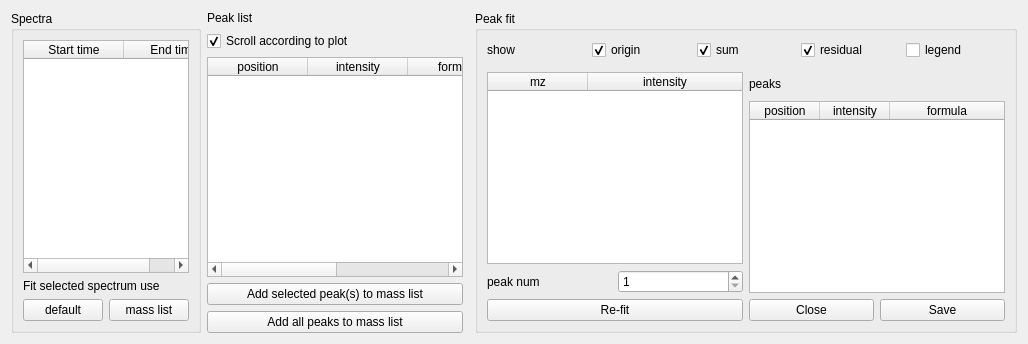
         <widget class="QWidget" name="spectra2Tab">
          <attribute name="title">
           <string>Spectra&amp;Peak  fit</string>
          </attribute>
          <layout class="QHBoxLayout" name="horizontalLayout_6">
           <item>
            <layout class="QVBoxLayout" name="verticalLayout_12">
             <item>
              <widget class="QGroupBox" name="groupBox">
               <property name="minimumSize">
                <size>
                 <width>150</width>
                 <height>0</height>
                </size>
               </property>
               <property name="title">
                <string>Spectra</string>
               </property>
               <layout class="QVBoxLayout" name="verticalLayout_16">
                <item>
                 <widget class="QTableWidget" name="spectra2TableWidget">
                  <property name="sizePolicy">
                   <sizepolicy hsizetype="Maximum" vsizetype="Expanding">
                    <horstretch>0</horstretch>
                    <verstretch>0</verstretch>
                   </sizepolicy>
                  </property>
                  <property name="maximumSize">
                   <size>
                    <width>16777215</width>
                    <height>16777215</height>
                   </size>
                  </property>
                  <property name="editTriggers">
                   <set>QAbstractItemView::NoEditTriggers</set>
                  </property>
                  <property name="verticalScrollMode">
                   <enum>QAbstractItemView::ScrollPerPixel</enum>
                  </property>
                  <property name="horizontalScrollMode">
                   <enum>QAbstractItemView::ScrollPerPixel</enum>
                  </property>
                  <attribute name="horizontalHeaderStretchLastSection">
                   <bool>true</bool>
                  </attribute>
                  <column>
                   <property name="text">
                    <string>Start time</string>
                   </property>
                  </column>
                  <column>
                   <property name="text">
                    <string>End time</string>
                   </property>
                  </column>
                 </widget>
                </item>
                <item>
                 <widget class="QLabel" name="label_20">
                  <property name="text">
                   <string>Fit selected spectrum use</string>
                  </property>
                 </widget>
                </item>
                <item>
                 <layout class="QHBoxLayout" name="horizontalLayout_14">
                  <item>
                   <widget class="QPushButton" name="spectra2FitDefaultPushButton">
                    <property name="sizePolicy">
                     <sizepolicy hsizetype="Maximum" vsizetype="Fixed">
                      <horstretch>0</horstretch>
                      <verstretch>0</verstretch>
                     </sizepolicy>
                    </property>
                    <property name="text">
                     <string>default</string>
                    </property>
                   </widget>
                  </item>
                  <item>
                   <widget class="QPushButton" name="spectra2FitUseMassListPushButton">
                    <property name="sizePolicy">
                     <sizepolicy hsizetype="Maximum" vsizetype="Fixed">
                      <horstretch>0</horstretch>
                      <verstretch>0</verstretch>
                     </sizepolicy>
                    </property>
                    <property name="text">
                     <string>mass list</string>
                    </property>
                   </widget>
                  </item>
                 </layout>
                </item>
               </layout>
              </widget>
             </item>
            </layout>
           </item>
           <item>
            <layout class="QVBoxLayout" name="verticalLayout_14">
             <item>
              <widget class="QLabel" name="label_4">
               <property name="text">
                <string>Peak list</string>
               </property>
              </widget>
             </item>
             <item>
              <widget class="QCheckBox" name="spectrum2AutoScrollCheckBox">
               <property name="text">
                <string>Scroll according to plot</string>
               </property>
               <property name="checked">
                <bool>true</bool>
               </property>
              </widget>
             </item>
             <item>
              <widget class="QTableWidget" name="spectrum2PeakListTableWidget">
               <property name="sizePolicy">
                <sizepolicy hsizetype="Maximum" vsizetype="Expanding">
                 <horstretch>0</horstretch>
                 <verstretch>0</verstretch>
                </sizepolicy>
               </property>
               <property name="editTriggers">
                <set>QAbstractItemView::NoEditTriggers</set>
               </property>
               <property name="verticalScrollMode">
                <enum>QAbstractItemView::ScrollPerItem</enum>
               </property>
               <property name="horizontalScrollMode">
                <enum>QAbstractItemView::ScrollPerPixel</enum>
               </property>
               <attribute name="horizontalHeaderStretchLastSection">
                <bool>true</bool>
               </attribute>
               <column>
                <property name="text">
                 <string>position</string>
                </property>
               </column>
               <column>
                <property name="text">
                 <string>intensity</string>
                </property>
               </column>
               <column>
                <property name="text">
                 <string>formula</string>
                </property>
               </column>
               <column>
                <property name="text">
                 <string>area</string>
                </property>
               </column>
               <column>
                <property name="text">
                 <string>peaks num</string>
                </property>
               </column>
              </widget>
             </item>
             <item>
              <widget class="QPushButton" name="spectrum2PeaksAddPushButton">
               <property name="sizePolicy">
                <sizepolicy hsizetype="Preferred" vsizetype="Fixed">
                 <horstretch>0</horstretch>
                 <verstretch>0</verstretch>
                </sizepolicy>
               </property>
               <property name="text">
                <string>Add selected peak(s) to mass list</string>
               </property>
              </widget>
             </item>
             <item>
              <widget class="QPushButton" name="spectrum2PeaksAddAllPushButton">
               <property name="sizePolicy">
                <sizepolicy hsizetype="Preferred" vsizetype="Fixed">
                 <horstretch>0</horstretch>
                 <verstretch>0</verstretch>
                </sizepolicy>
               </property>
               <property name="text">
                <string>Add all peaks to mass list</string>
               </property>
              </widget>
             </item>
            </layout>
           </item>
           <item>
            <widget class="QWidget" name="spectrum2Widget" native="true">
             <property name="sizePolicy">
              <sizepolicy hsizetype="Expanding" vsizetype="Preferred">
               <horstretch>0</horstretch>
               <verstretch>0</verstretch>
              </sizepolicy>
             </property>
            </widget>
           </item>
           <item>
            <widget class="QGroupBox" name="spectrum2PeakFitGroupBox">
             <property name="title">
              <string>Peak fit</string>
             </property>
             <layout class="QVBoxLayout" name="verticalLayout_13">
              <item>
               <layout class="QHBoxLayout" name="horizontalLayout_10">
                <property name="sizeConstraint">
                 <enum>QLayout::SetDefaultConstraint</enum>
                </property>
                <item>
                 <widget class="QLabel" name="label_18">
                  <property name="text">
                   <string>show</string>
                  </property>
                 </widget>
                </item>
                <item>
                 <widget class="QCheckBox" name="spectrum2PeakOriginCheckBox">
                  <property name="text">
                   <string>origin</string>
                  </property>
                  <property name="checked">
                   <bool>true</bool>
                  </property>
                 </widget>
                </item>
                <item>
                 <widget class="QCheckBox" name="spectrum2PeakSumCheckBox">
                  <property name="text">
                   <string>sum</string>
                  </property>
                  <property name="checked">
                   <bool>true</bool>
                  </property>
                 </widget>
                </item>
                <item>
                 <widget class="QCheckBox" name="spectrum2PeakResidualCheckBox">
                  <property name="text">
                   <string>residual</string>
                  </property>
                  <property name="checked">
                   <bool>true</bool>
                  </property>
                 </widget>
                </item>
                <item>
                 <widget class="QCheckBox" name="spectrum2PeakLegendCheckBox">
                  <property name="text">
                   <string>legend</string>
                  </property>
                 </widget>
                </item>
               </layout>
              </item>
              <item>
               <widget class="QWidget" name="spectrum2PeakWidget" native="true">
                <property name="sizePolicy">
                 <sizepolicy hsizetype="Expanding" vsizetype="Expanding">
                  <horstretch>0</horstretch>
                  <verstretch>0</verstretch>
                 </sizepolicy>
                </property>
                <property name="minimumSize">
                 <size>
                  <width>0</width>
                  <height>0</height>
                 </size>
                </property>
               </widget>
              </item>
              <item>
               <layout class="QHBoxLayout" name="horizontalLayout_12">
                <item>
                 <layout class="QVBoxLayout" name="verticalLayout_4">
                  <item>
                   <widget class="QTableWidget" name="spectrum2PeakTableWidget">
                    <property name="sizePolicy">
                     <sizepolicy hsizetype="Preferred" vsizetype="Preferred">
                      <horstretch>0</horstretch>
                      <verstretch>0</verstretch>
                     </sizepolicy>
                    </property>
                    <property name="minimumSize">
                     <size>
                      <width>0</width>
                      <height>150</height>
                     </size>
                    </property>
                    <property name="editTriggers">
                     <set>QAbstractItemView::NoEditTriggers</set>
                    </property>
                    <property name="verticalScrollMode">
                     <enum>QAbstractItemView::ScrollPerPixel</enum>
                    </property>
                    <property name="horizontalScrollMode">
                     <enum>QAbstractItemView::ScrollPerPixel</enum>
                    </property>
                    <attribute name="horizontalHeaderStretchLastSection">
                     <bool>true</bool>
                    </attribute>
                    <column>
                     <property name="text">
                      <string>mz</string>
                     </property>
                    </column>
                    <column>
                     <property name="text">
                      <string>intensity</string>
                     </property>
                    </column>
                   </widget>
                  </item>
                  <item>
                   <layout class="QHBoxLayout" name="horizontalLayout_15">
                    <item>
                     <widget class="QLabel" name="label_13">
                      <property name="text">
                       <string>peak num</string>
                      </property>
                     </widget>
                    </item>
                    <item>
                     <widget class="QSpinBox" name="spectrum2PeakNumSpinBox">
                      <property name="sizePolicy">
                       <sizepolicy hsizetype="Preferred" vsizetype="Fixed">
                        <horstretch>0</horstretch>
                        <verstretch>0</verstretch>
                       </sizepolicy>
                      </property>
                      <property name="minimum">
                       <number>1</number>
                      </property>
                     </widget>
                    </item>
                   </layout>
                  </item>
                  <item>
                   <widget class="QPushButton" name="spectrum2PeakRefitPushButton">
                    <property name="sizePolicy">
                     <sizepolicy hsizetype="Preferred" vsizetype="Fixed">
                      <horstretch>0</horstretch>
                      <verstretch>0</verstretch>
                     </sizepolicy>
                    </property>
                    <property name="text">
                     <string>Re-fit</string>
                    </property>
                   </widget>
                  </item>
                 </layout>
                </item>
                <item>
                 <layout class="QVBoxLayout" name="verticalLayout_19">
                  <item>
                   <widget class="QLabel" name="label_21">
                    <property name="text">
                     <string>peaks</string>
                    </property>
                   </widget>
                  </item>
                  <item>
                   <widget class="QTableWidget" name="spectrum2PeakPropertyTableWidget">
                    <property name="sizePolicy">
                     <sizepolicy hsizetype="Preferred" vsizetype="Preferred">
                      <horstretch>0</horstretch>
                      <verstretch>0</verstretch>
                     </sizepolicy>
                    </property>
                    <property name="verticalScrollMode">
                     <enum>QAbstractItemView::ScrollPerPixel</enum>
                    </property>
                    <property name="horizontalScrollMode">
                     <enum>QAbstractItemView::ScrollPerPixel</enum>
                    </property>
                    <attribute name="horizontalHeaderDefaultSectionSize">
                     <number>70</number>
                    </attribute>
                    <attribute name="horizontalHeaderStretchLastSection">
                     <bool>true</bool>
                    </attribute>
                    <column>
                     <property name="text">
                      <string>position</string>
                     </property>
                    </column>
                    <column>
                     <property name="text">
                      <string>intensity</string>
                     </property>
                    </column>
                    <column>
                     <property name="text">
                      <string>formula</string>
                     </property>
                    </column>
                   </widget>
                  </item>
                  <item>
                   <layout class="QHBoxLayout" name="horizontalLayout_11">
                    <item>
                     <widget class="QPushButton" name="spectrum2PeakClosePushButton">
                      <property name="sizePolicy">
                       <sizepolicy hsizetype="Preferred" vsizetype="Fixed">
                        <horstretch>0</horstretch>
                        <verstretch>0</verstretch>
                       </sizepolicy>
                      </property>
                      <property name="text">
                       <string>Close</string>
                      </property>
                     </widget>
                    </item>
                    <item>
                     <widget class="QPushButton" name="spectrum2PeakSavePushButton">
                      <property name="sizePolicy">
                       <sizepolicy hsizetype="Preferred" vsizetype="Fixed">
                        <horstretch>0</horstretch>
                        <verstretch>0</verstretch>
                       </sizepolicy>
                      </property>
                      <property name="text">
                       <string>Save</string>
                      </property>
                     </widget>
                    </item>
                   </layout>
                  </item>
                 </layout>
                </item>
               </layout>
              </item>
              <item>
               <layout class="QHBoxLayout" name="horizontalLayout_9"/>
              </item>
             </layout>
            </widget>
           </item>
          </layout>
         </widget>
